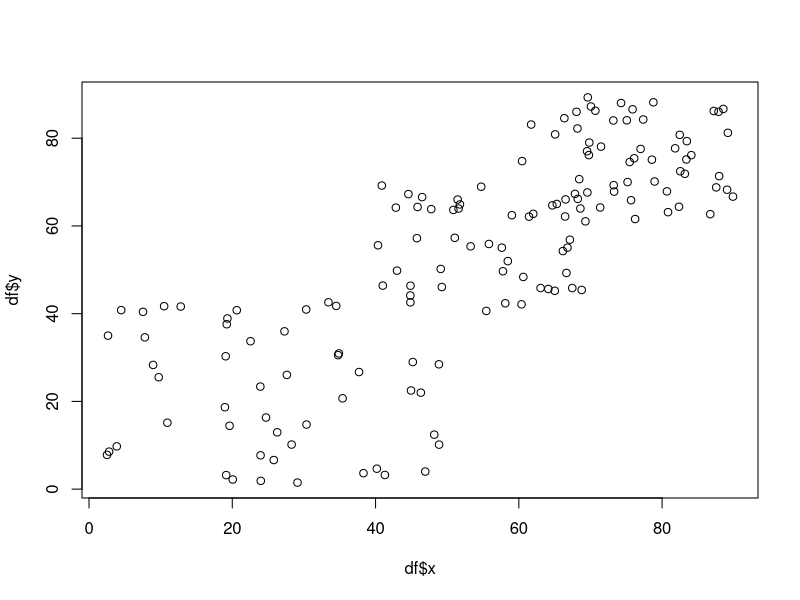
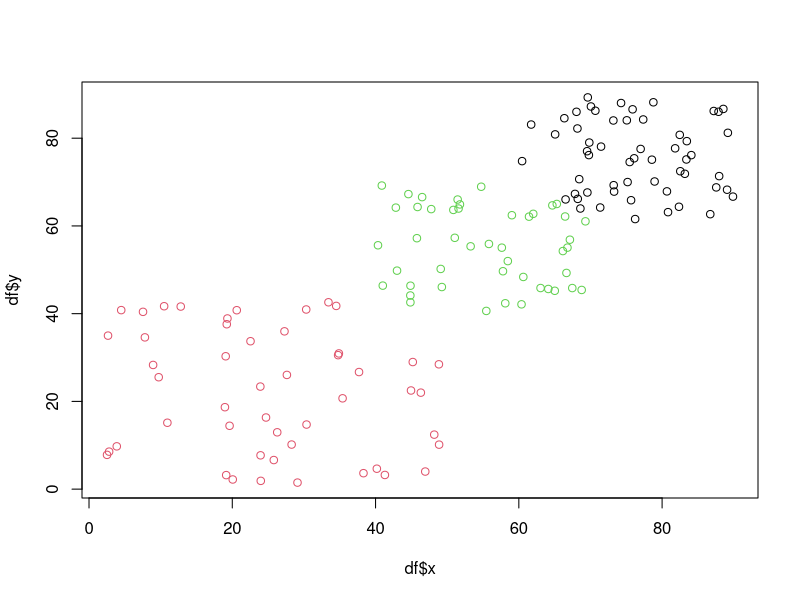

R code for these plots, in order:
## ---- chunk 1
knitr::opts_chunk$set(echo = TRUE)
library(foreach)
library(dplyr)
## ---- chunk 2
#create data from 3 distinct pools
set.seed(47)
x1 <- runif(50, 1, 50)
y1 <- runif(50, 1, 50)
x2 <- runif(50, 40, 70)
y2 <- runif(50, 40, 70)
x3 <- runif(50, 60, 90)
y3 <- runif(50, 60, 90)

#combine
x <- c(x1, x2, x3)
y <- c(y1, y2, y3)

#create df
df <- cbind(x,y)
df <- as.data.frame(df)

#plot
plot(df$x, df$y)
## ---- chunk 3
#choose k
k <- 3

#choose centroid
set.seed(47)
cent.x <- runif(3, 1, 100)
cent.y <- runif(3, 1, 100)
centroids <- as.data.frame(cbind(cent.x, cent.y))
centroids

#define variables
n <- nrow(df)

#define euclidean distance function
euc.dist <- function(x1, x2){
  distance <- sqrt(sum((x1 - x2)^2))
  return(distance)
}
## ---- chunk 4
runs = 10

#the algorithm
for(i in 1:runs){
   #calculate distance
    k1 <- NULL
    for(i in 1:n){
      k1[i] <- euc.dist(df[i,],centroids[1,])
      }
    
    k2 <- NULL
    for(i in 1:n){
      k2[i] <- euc.dist(df[i,], centroids[2,])
      }
    
    k3 <- NULL
    for(i in 1:n){
      k3[i] <- euc.dist(df[i,], centroids[3,])
      }
    
    dm <- NULL
    dm <- as.data.frame(cbind(k1, k2, k3))
    
    #find clusters
    clust <- NULL
    clust <- apply(dm, 1, which.min)
    
    #bind cluster assignment to original dataframe
    df_new <- cbind(df, clust)
    
    #recalculate new centroids
    for(i in 1:k){
      test <- df %>%
        filter(clust == i) %>%
        colMeans()
      test <- t(as.matrix(test))[,-3]
      centroids[i,] <- test
    }
}
## ---- chunk 5
plot(df$x, df$y, col = clust)
## ---- chunk 6
#wrapping everything up in a function
